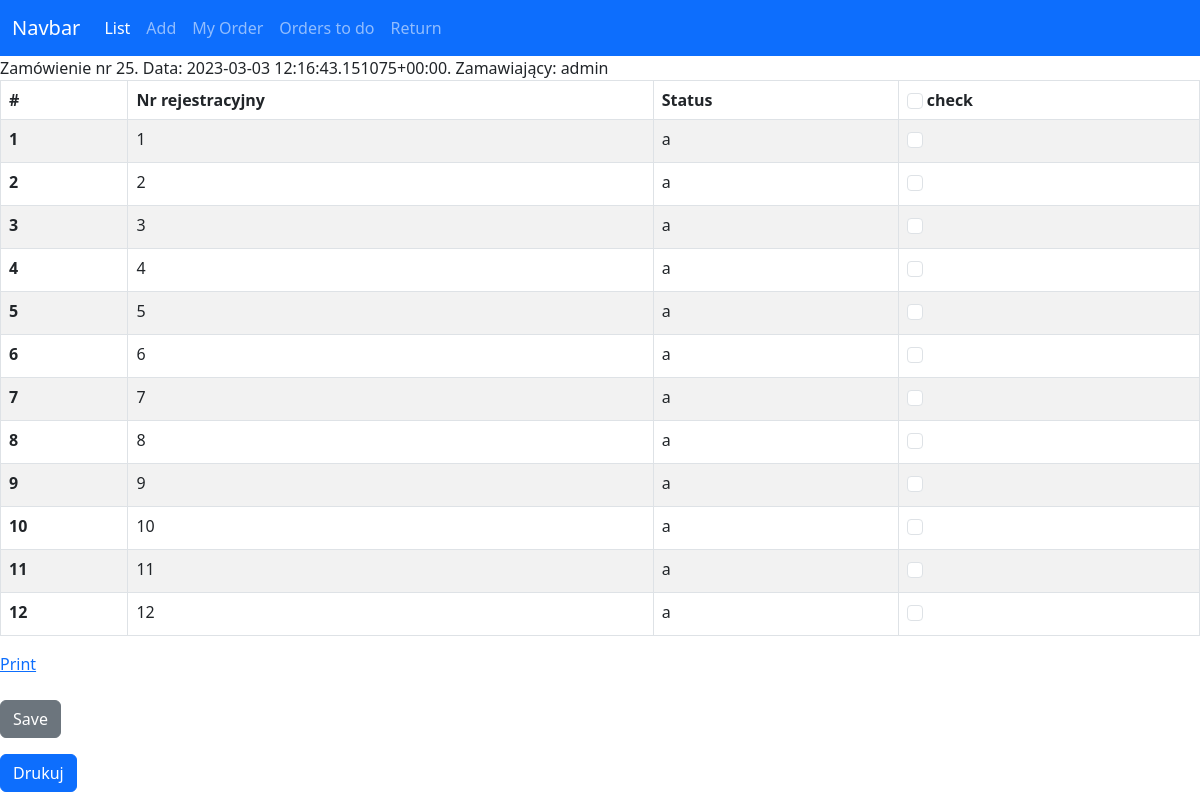
Before: /files/order_details/25/ with the older database file.
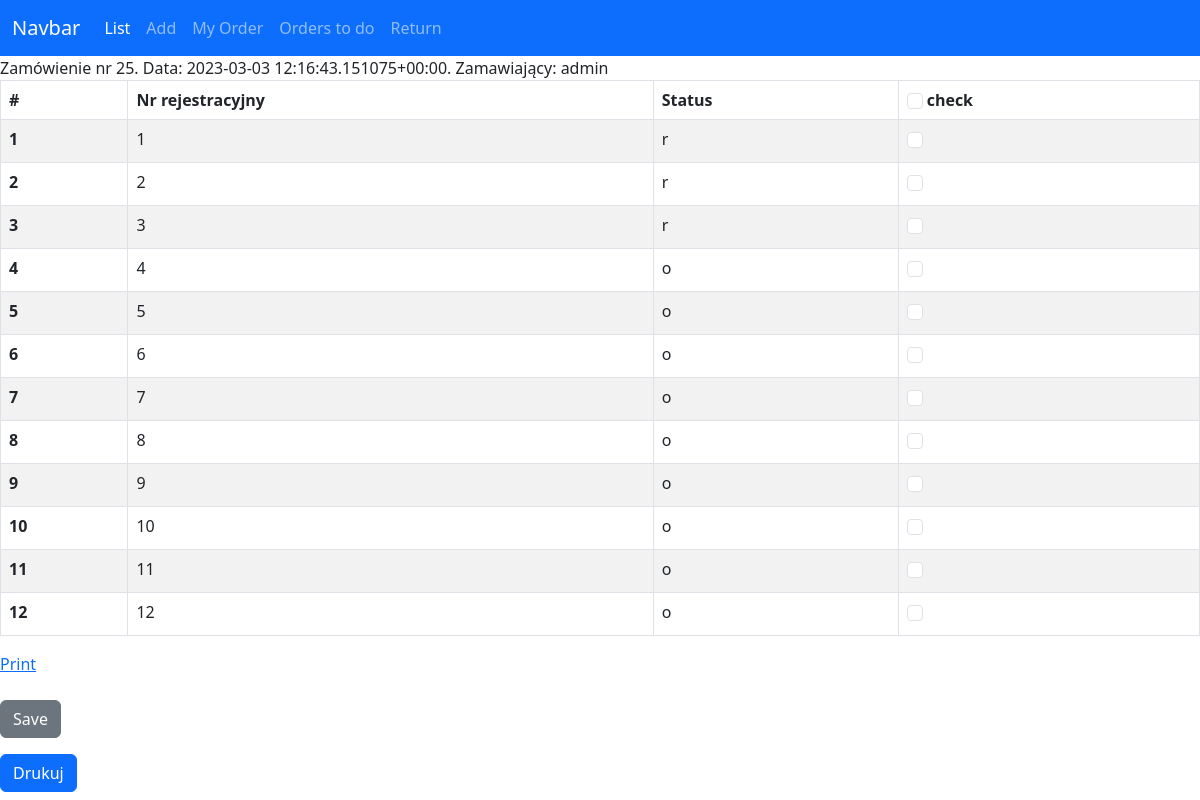
After: the same page with the newer database file.
### files/models.py (models this page shows, shortened)
class Order(models.Model):
    order_date = models.DateTimeField()
    orderer = models.ForeignKey(User, related_name="orders", on_delete=models.RESTRICT)
    def __str__(self) -> str:
        return f"Zamówienie nr {self.id}. Data: {self.order_date}. Zamawiający: {self.orderer}"

class Vehicle(models.Model):
    tr = models.CharField(max_length=8)
    transfer_date = models.DateTimeField(blank=True, null=True)
    return_date = models.DateTimeField(blank=True, null=True)
    responsible_person = models.ForeignKey(User, related_name="vehicles", on_delete=models.RESTRICT)
    comments = models.CharField(max_length=100, null=True, blank=True)
    LOAN_STATUS = (
        ('a', 'Awaits'),
        ('o', 'On Loan'),
        ('r', 'Returned'),
        ('e', 'rejected')
    )
    status = models.CharField(max_length=1, blank=True, choices=LOAN_STATUS, default='a')
    order = models.ForeignKey(Order, related_name="vehicles", on_delete=models.SET_NULL, null=True)
    returner = models.ForeignKey(User, related_name='vehicles_returner', on_delete=models.CASCADE, null=True, blank=True)

### files/views.py (the view)
# urls.py: path('order_details/<int:pk>/', views.order_details, name='order_details'),
def order_details(request, pk):
    order = Order.objects.get(pk=pk)
    if request.method == "POST":
        id_list = request.POST.getlist('boxes')
        for id in id_list:
            Vehicle.objects.filter(pk=int(id)).update(status='o')
        messages.success(request, ("Hurraa!!!"))
        return redirect('files:list')
    else:
        return render(request, 'files/order_detail.html', context={'order': order})

### files/templates/files/order_detail.html (shortened to what this page needs)
{% extends 'home.html' %}
{% block content %}
    {{order}}
<form action="" method="post">
<div id="to-print">
    <div>
<table class="table table-striped table-hover table-bordered">
    <thead>
      <tr>
        <th scope="col">#</th>
        <th scope="col">Nr rejestracyjny</th>
        <th scope="col">Status</th>
        <th scope="col"><input class="form-check-input" type="checkbox" value="Select All" onclick="selectAll(this)" id="TestAll" /> check</th>
      </tr>
    </thead>
    <tbody>
        {% for vehicle in order.vehicles.all %}
        <tr>
            <th scope="row">{{forloop.counter}}</th>
            <td>{{vehicle.tr}}</td>
            <td>{{vehicle.status}}</td>
            <td>
            {% if event.approved %}
                <div class="form-check">
                    <input class="form-check-input" type="checkbox" checked="checked" value="{{vehicle.id}}" name="boxes" id="TestAll">
                </div>
                {% else %}
                <div class="form-check">
                    <input class="form-check-input" type="checkbox" value="{{vehicle.id}}" name="boxes" id="TestAll">
                </div>
            {% endif %}
                </td>
        </tr>
        {% endfor %}
    </tbody>
  </table>
</div><a href="#" onclick="printInfo(this)">Print</a>
</div>
  <br/>
  <button class="btn btn-secondary" type="submit">Save</button>
</form>
<button class="btn btn-primary" onclick="window.print()">Drukuj</button>
{% endblock content %}

### templates/home.html (shortened to what this page needs)
<html lang="en">
<head>
    <link href="https://cdn.jsdelivr.net/npm/bootstrap@5.3.0-alpha1/dist/css/bootstrap.min.css" rel="stylesheet">
</head>
<body>
    <nav class="navbar navbar-expand-lg bg-primary" data-bs-theme="dark">
        <div class="container-fluid">
          <a class="navbar-brand" href="#">Navbar</a>
          <div class="collapse navbar-collapse" id="navbarNavAltMarkup">
            <div class="navbar-nav">
              <a class="nav-link active" aria-current="page" href={% url "files:list" %}>List</a>
              <a class="nav-link" href={% url "files:add" %}>Add</a>
              <a class="nav-link" href={% url "files:my_order" %}>My Order</a>
              <a class="nav-link" href="/files/orders_to_do/a">Orders to do</a>
              <a class="nav-link" href="/files/return">Return</a>
            </div>
          </div>
        </div>
      </nav>
      {% block content %}
      {% endblock content %}
</body>
</html>

Changed rows visible on the page:
changed Vehicle (number 1 of 12 on the later page): status "a" → "r"
changed Vehicle (number 2 of 12 on the later page): status "a" → "r"
changed Vehicle (number 3 of 12 on the later page): status "a" → "r"
changed Vehicle (number 4 of 12 on the later page): status "a" → "o"
changed Vehicle (number 5 of 12 on the later page): status "a" → "o"
changed Vehicle (number 6 of 12 on the later page): status "a" → "o"
changed Vehicle (number 7 of 12 on the later page): status "a" → "o"
changed Vehicle (number 8 of 12 on the later page): status "a" → "o"
changed Vehicle (number 9 of 12 on the later page): status "a" → "o"
changed Vehicle (number 10 of 12 on the later page): status "a" → "o"
changed Vehicle (number 11 of 12 on the later page): status "a" → "o"
changed Vehicle (number 12 of 12 on the later page): status "a" → "o"
